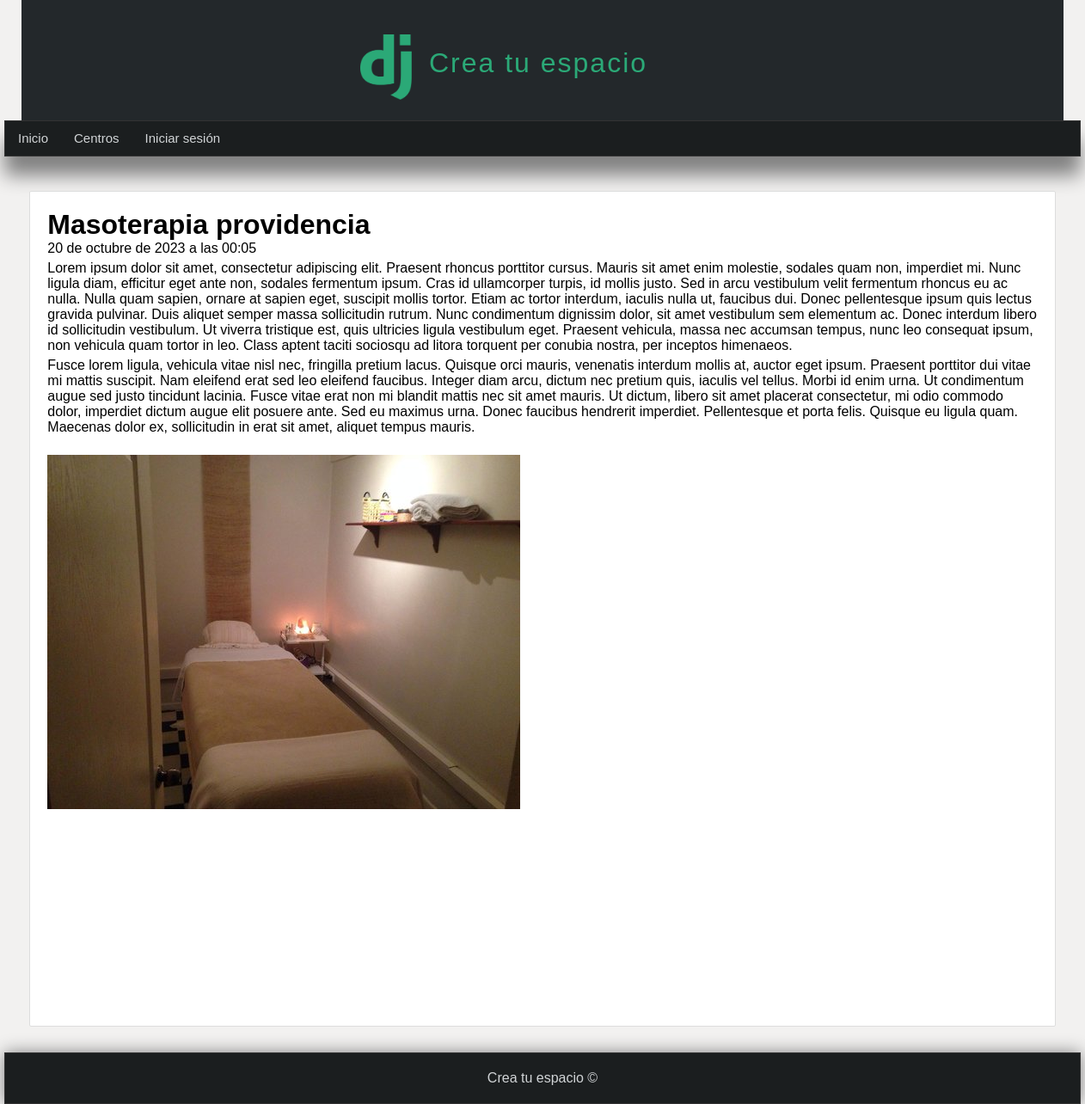
Page /centros/1 on the committed database.
### centrosmain/models.py (models this page shows, shortened)
class Centro(models.Model):
    name = models.CharField(max_length=150 , verbose_name='Nombre')
    address = models.CharField(max_length=100 , verbose_name="Dirección")
    number = models.IntegerField(verbose_name="Número de contacto")
    email = models.EmailField (verbose_name="Correo" , null=True)
    image = models.ImageField(default='null' , verbose_name="Imagen" , upload_to="centros")
    user = models.ForeignKey(User , verbose_name='Usuario' , on_delete=models.CASCADE)
    description = RichTextField(verbose_name="Descripcion" , null=True)
    categories = models.ManyToManyField(Category , verbose_name="Categorías" ,  blank = True , related_name="articles")
    created_at = models.DateTimeField(auto_now_add=True , verbose_name="Creado el")
    updated_at = models.DateTimeField(auto_now=True , verbose_name="Editado el")
    class Meta:
        verbose_name='Centro'
        verbose_name_plural = 'Centros'

### centrosmain/views.py (the view)
# urls.py: path('centros/<int:centro_id>' , views.centros , name="centros")
def centros(request , centro_id):
    centro = get_object_or_404(Centro, id = centro_id)
    imagenesCentro = ImagenCentro.objects.filter(centro_id = centro_id)
    return render (request, 'centros/resena.html',{
        'centro' : centro ,
        'imagenes' : imagenesCentro
    })

### centrosmain/context_processors.py (called while the page is built)
def get_categories(request):
    categories = Category.objects.values_list('id' , 'name')
    return {
        'categories' : categories
    }

### pages/context_processors.py (called while the page is built)
def get_pages(request):
    pages = Page.objects.values_list('id' , 'title' , 'slug')
    return {
        'pages' : pages
    }

### centrosmain/templates/centros/resena.html (shortened to what this page needs)
{%  extends 'layouts/layout.html' %}
{%block content %}
<h1>{{centro.name}} </h1>
<span>{{centro.created_at}} </span>
 <p>{{centro.description|safe}} </p>
 <br>
 {% if centro.image != 'null' and centro.image.url|length >= 1 %}
 <div class="image">
   <img src="{{ centro.image.url }}" />
 </div>
{% endif %}
{% endblock %}

### mainapp/static/css/styles.css (style rules this page uses)
* { margin: 0px; padding: 0px; font-family: sans-serif, Arial, Helvetica; text-decoration: none; }
body { background-color: #f2f1f0; }
.box .image { float: left; width: 100%; height: 100%; }
p { margin-top: 5px; margin-bottom: 5px; }

### rows in the picture
Centro: name "Masoterapia providencia", created_at "20 de octubre de 2023 a las 00:05", description "Lorem ipsum dolor sit amet, consectetur adipiscing elit. Praesent rhoncus porttitor cursus. Mauris sit amet enim molestie, sodales quam non, imperdiet mi. Nunc ligula diam, efficitur eget ante non, sodales fermentum ipsum. Cras id ullamcorper turpis, id mollis justo. Sed in arcu vestibulum velit fermentum rhoncus eu ac nulla. Nulla quam sapien, ornare at sapien eget, suscipit mollis tortor. Etiam ac tortor interdum, iaculis nulla ut, faucibus dui. Donec pellentesque ipsum quis lectus gravida pulvinar. Duis aliquet semper massa sollicitudin rutrum. Nunc condimentum dignissim dolor, sit amet vestibulum sem elementum ac. Donec interdum libero id sollicitudin vestibulum. Ut viverra tristique…", image (picture)
